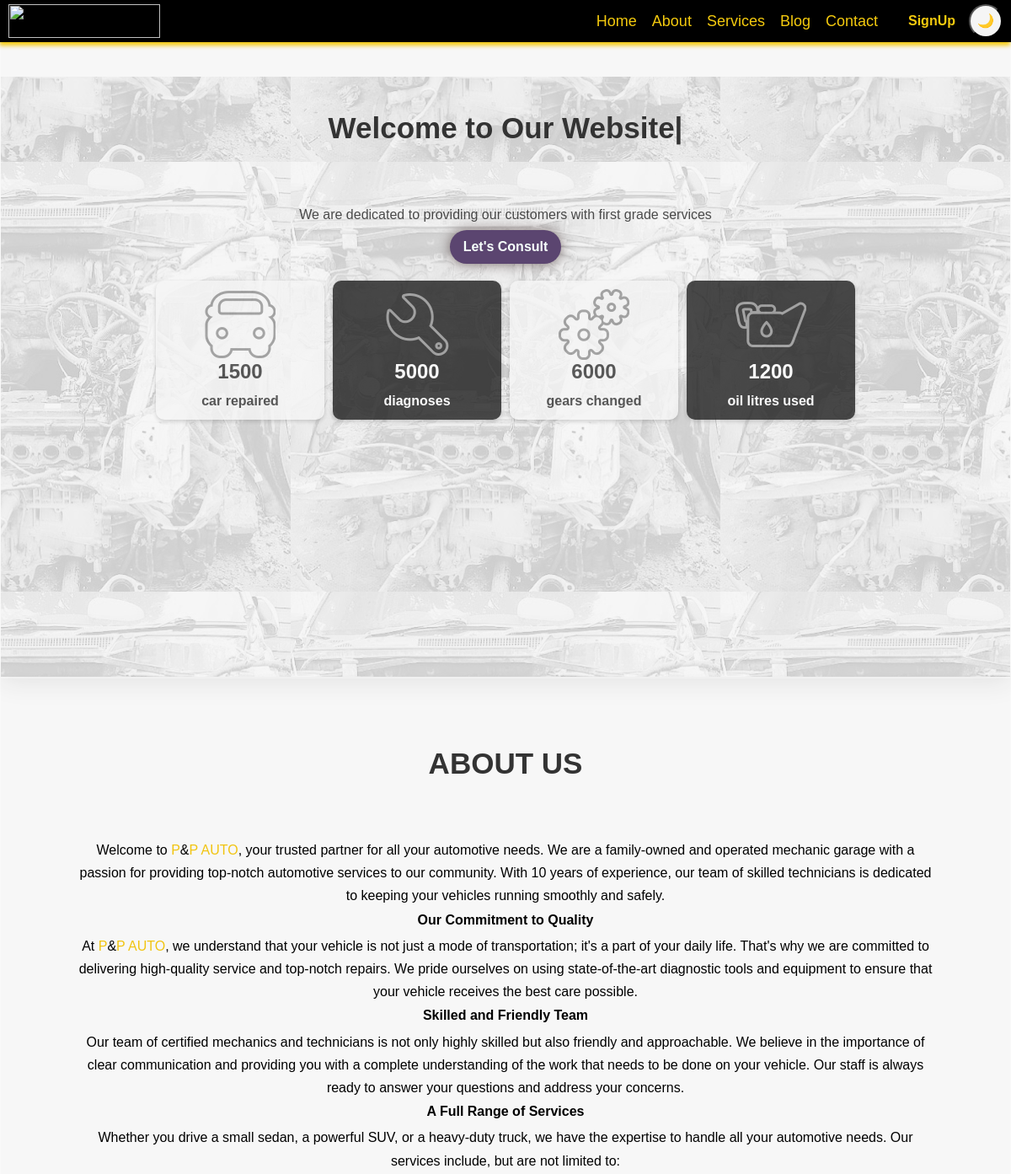
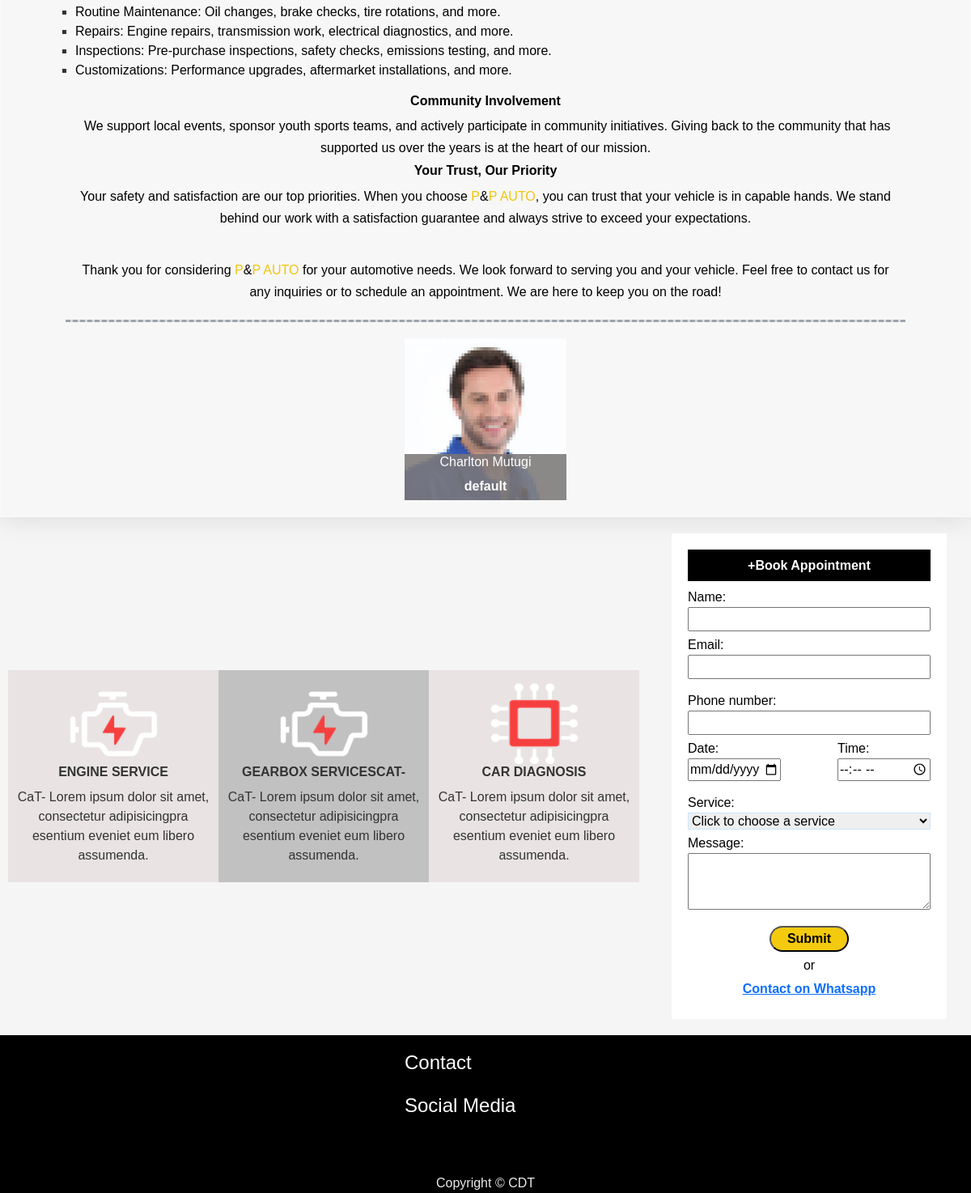
The page / on the database its author committed (2 pictures, top to bottom).
### main/models/models.py (models this page shows, shortened)
class HomePage(models.Model):
    heading = models.CharField(default=hpage_heading, max_length=100, null=False)
    body = models.TextField(default=hpage_desc,
                            max_length=600, null=True, blank=True)

### main/models/aboutP_M.py (models this page shows, shortened)
class AboutPage(models.Model):
    heading = models.CharField(default='default', max_length=100, null=False)
    body = HTMLField('Content')

class AboutList(models.Model):
    user =  models.ForeignKey(User, on_delete=models.CASCADE, null=True)
    title = models.CharField(default='default', max_length=100, null=False)
    image = models.ImageField(upload_to='about_images',blank=False, null=False)
    desc =  models.TextField(default=desc, max_length=600, null=False)
    def user_full_name(self):
        if self.user:
            return f"{self.user.first_name} {self.user.last_name}"
        return "P&P AUTO"

### services/models.py (models this page shows, shortened)
class ServiceCategory(models.Model):
    category_name = models.CharField(default='Engine services', max_length=200, null=False)
    cat_description = models.TextField(
        default='CaT- Lorem ipsum dolor sit amet, consectetur adipisicingpra esentium eveniet eum libero assumenda.',
        null=False
    )
    img_icon = models.ImageField(default='service_default.png', upload_to='services_Icons',null=True, blank=True)
    slug = models.SlugField(unique=True, blank=True)  # Add a slug field

### main/views.py (the view)
# urls.py: path('', main_index, name='main_index'),
def main_index(request):
    info = HomePage.objects.first()
    service_categories = ServiceCategory.objects.all()
    messages =''
    if request.method == 'POST':
        form1 = AppointmentForm1(request.POST)
        form2 = AppointmentForm2(request.POST)
        form3 = AppointmentForm3(request.POST)
        form4 = AppointmentForm4(request.POST)
        print('time and date')
        print(form1)
        if form1.is_valid() and form2.is_valid() and form3.is_valid() and form4.is_valid():
            appointment = Appointment(
                name=form1.cleaned_data['name'],
                email=form1.cleaned_data['email'],
                phone=form2.cleaned_data['phone'],
                date=form3.cleaned_data['date'],
                time=form3.cleaned_data['time'],
                service=form4.cleaned_data['service'],
                message=form4.cleaned_data['message']
            )
            appointment.save()
            print(appointment)
            messages = "Appointment was succefully booked, we will get back to you in due time"
            previous_url = request.META.get('HTTP_REFERER')
            return redirect(previous_url)
    else:
        form1 = AppointmentForm1()
        form2 = AppointmentForm2()
        form3 = AppointmentForm3()
        form4 = AppointmentForm4()
    about_display= AboutPage.objects.first()
    about_list = AboutList.objects.all()
    context = {
        'info': info,
        'service_categories': service_categories,
        'form1': form1,
        'form2': form2,
        'form3': form3,
        'form4': form4,
        'messages': messages,
        "user":request.user,
        'about': about_display,
        'about_list': about_list,
        }
    return render(request, 'home.html', context )

### services/forms.py
class AppointmentForm1(forms.ModelForm):
    class Meta:
        model = Appointment
        fields = ['name', 'email',]

class AppointmentForm2(forms.ModelForm):
    phone = PhoneNumberField(
            widget=PhoneNumberPrefixWidget(initial='KE', attrs={'class': 'p-no'})
        )
    class Meta:
        model = Appointment
        fields = ['phone',]

### templates/home.html (shortened to what this page needs)
{% extends 'base.html' %}
{% load static %}
{% block css %}
<link rel="stylesheet" href="{% static 'css/home_page.css' %}" type="text/css">
{% endblock css %}
{% block content %}
<section class=" description">
  <div id="description-page" class="description-page description--page">
      <div class="item2 des-p text-center container">
          <div>
            <h1 id="typewriter">
            </h1>
          </div>
          <div class="des-p-p home">
            <p>
               {{info.body}}
            </p>
          </div>
          <button class="text-center book-button" type="submit">Let's Consult</button>
      </div>
      <div class="frontP-cards">
        <div class="counter">
          <img src="{% static 'images/homepage_icons/icon-car.png' %}" class="counter-icon">
          <h3 class="counter-num">1500</h3>
          <small class="counter-label">car repaired</small>
        </div>
        <div class="counter">
          <img src="{% static 'images/homepage_icons/icon-wrench.png'%}" class="counter-icon">
          <h3 class="counter-num">5000</h3>
          <small class="counter-label">diagnoses</small>
        </div>
        <div class="counter">
          <img src="{% static 'images/homepage_icons/icon-gears.png'%}" class="counter-icon">
          <h3 class="counter-num">6000</h3>
          <small class="counter-label">gears changed</small>
        </div>
        <div class="counter last">
          <img src="{% static 'images/homepage_icons/icon-oil.png'%}" class="counter-icon">
          <h3 class="counter-num">1200</h3>
          <small class="counter-label">oil litres used</small>
        </div>
      </div>
  </div>
</section>
{% include 'home_page_includes/about.html' %}
{% include 'home_page_includes/services.html' %}
{% endblock content %}

### templates/home_page_includes/about.html (shortened to what this page needs)
{% load static %}
{% block css %}
<link rel="stylesheet" href="{% static 'css/description.css' %}" type="text/css">
<link rel="stylesheet" href="{% static 'css/about.css' %}" type="text/css">
{% endblock css %}
 <section class=" description" id="ABOUT">
    <div id="description-page"  class=" container-xxl">
        <div class="item2 des-p text-center container">
            <div style="color: var(--text-color);">
             <h1> {{about.heading}} </h1>
        </div>
            <div class="des-p-p">
              {{about.body|safe}}
        </div>
        </div>
        <div class="dev text-center">
        <h2 ><hr style="margin: 0.5rem 0; border-top: 3px dashed black; background: none;"> </h2>
      </div>
      {% if  about_list %}
        <div class=" about-list">
          {% for item in about_list %}
          <div class="about--list">
            <img src="{{item.image.url}}" width="200" height="200" alt="">
            <div class="bottom-name">
              <h3>{{ item.user_full_name }}</h3>
              <p>{{item.title}}</p>
            </div>
          </div>
          {% endfor%}
        </div>
      {% endif %}
    </div>
  </section>

### templates/home_page_includes/services.html (shortened to what this page needs)
{% load static %}
{% block css %}
<link rel="stylesheet" href="{% static 'css/services.css' %}" type="text/css">
{% endblock css %}
<section class="services " id="SERVICES">
    <div class="div1">
        {% for category in service_categories %}
        <div class="service--">
            <a href="{% url 'services_offered' slug=category.slug %}">
                <div class="service edit-icon-h">
                    <div>
                        <img src="{{category.img_icon.url}}" width="110" height="100" alt="Image">
                    </div>
                    <h2 class="title">
                        {{ category.category_name }}
                    </h2>
                    <p>
                        {{ category.cat_description }}
                    </p>
                </div>
            </a>
        </div>
        {% endfor %}
    </div>
    {% include 'services/appointments.html' %}
</section>

### static/css/theme.css (style rules this page uses)
[data-theme="light"] { --bg-color: #f5f5f5; --odd-bg-color:#e9e3e3; --even-bg-color:#c2c1c1; --text-color: #333; --inverted-bg-color: #1e1e1e; --inverted-text-color: #fff; --primary-color: #000; --accent-color: #f4ca0e; --accent-color-hover: #ffff00; --icon-bg-color:#e3d189; --icon-bg-color-hover:#d1ac15; --font-size: 16px; --line-height: 1.5; --border-radius: 4px; }

### static/css/style.css (style rules this page uses)
body { font-family: Arial, sans-serif; background-color: var(--bg-color) ; color: var(--text-color) ; transition: background-color 0.3s, color 0.3s; --header-height: 50px; --footer-height: 22px; margin: var(--header-height) 0 var(--footer-height) 0; }
.book-button { background-color: var(--accent-color); color: rgb(44, 42, 42); border: none; padding: 0.5rem 1rem; cursor: pointer; }

### static/css/top-footer.css (style rules this page uses)
ul { padding-left: 0; }

### static/css/home_page.css (style rules this page uses)
.description { box-shadow: 0 4px 30px rgba(0, 0, 0, 0.1); border: 1px solid rgba(255, 255, 255, 0.27); position: initial; }
.des-p { display: block; align-items: center; margin:0 auto; padding-top: 0px; }
.des-p h1 { color: var(--text-color); height: 120px; font-size: 20px !important; font-weight: bold; padding-top: 40px; margin-bottom: 30px; }
.des-p p { color: var(--text-color); font-size: 19px; font-weight: 600; line-height: 1.7em; letter-spacing: 0; }
.des-p button { color: rgb(44, 42, 42); background: var(--accent-color); border-radius: 30px; box-shadow: 0 0 15px rgba(52, 30, 30, 0.6); font-weight: 600; }
.frontP-cards { display: grid; grid-template-columns: repeat(auto-fit, 200px); gap:10px; justify-content: center; grid-auto-flow: dense; padding-top: 20px; position: relative; }
.counter { background-color: var(--bg-color); color: var(--text-color); opacity: 0.8; display: flex; flex-direction: column; align-items: center; padding: 10px 20px; border-radius: 10px; box-sizing: border-box; height: fit-content; font-weight: 600; box-shadow: 0 2px 5px rgba(0, 0, 0, 0.2); }
.frontP-cards .counter:nth-child(even) { background-color: var(--inverted-bg-color); color: var(--inverted-text-color); }
.counter .counter-num { font-size: 150% !important; font-weight: 700 ; }
@media (min-width: 768px) { .des-p h1 { font-size: 35px !important; } }
@media (min-width: 768px) { #description-page { padding-left: 80px; padding-right: 80px; } }
@media (min-width: 768px) { .des-p-p { padding-left: 90px; padding-right: 90px; } }

### static/css/description.css (style rules this page uses)
.description { background: rgba(255, 255, 255, 0.15); box-shadow: 0 4px 30px rgba(0, 0, 0, 0.1); border: 1px solid rgba(255, 255, 255, 0.27); }
.des-p { display: block; align-items: center; margin:0 auto; padding-top: 0px; }
.des-p h1 { font-size: 60px; font-weight: bold; margin-top: 40px; margin-bottom: 30px; }
.des-p p { color: #000000B0; font-size: 19px; font-weight: 300; line-height: 1.7em; letter-spacing: 0; }
.des-p button { color: rgb(246, 255, 252); background-color: rgb(91, 69, 112); border-radius: 30px; box-shadow: 0 0 15px rgba(52, 30, 30, 0.6); }
@media (min-width: 992px) { #description-page { padding-left: 80px; padding-right: 80px; } }
@media (min-width: 992px) { .des-p-p { padding-left: 90px; padding-right: 90px; } }

### static/css/about.css (style rules this page uses)
.description { background: rgba(255, 255, 255, 0.15); box-shadow: 0 4px 30px rgba(0, 0, 0, 0.1); border: 1px solid rgba(255, 255, 255, 0.27); }
.des-p { display: block; align-items: center; margin:0 auto; padding-top: 0px; }
.des-p h1 { font-size: 30px; font-weight: bold; margin-top: 40px; margin-bottom: 30px; }
.des-p p { color: #000000B0; font-size: 19px; font-weight: 300; line-height: 1.7em; letter-spacing: 0; }
.dev { background-color: #d6dbe3; margin-top: 20px; border-radius: 20px; }
.about-list { display: grid; grid-template-columns: repeat(auto-fit, 200px); grid-gap:10px; margin-top: 20px; margin-bottom: 20px; justify-content: center; grid-auto-flow: dense; }
.about--list { position: relative; display: flex; flex-direction: column; align-items: center; width: fit-content; }
.bottom-name { position: absolute; bottom: 0; background: #7b7777de; width: 100%; text-align: center; color: white; font-weight: 600; }
@media (min-width: 992px) { .des-p h1 { font-size: 60px; } }
@media (min-width: 992px) { #description-page { padding-left: 80px; padding-right: 80px; } }
@media (min-width: 992px) { .des-p-p { padding-left: 90px; padding-right: 90px; } }

### templates/home_page_includes/about.html (style rules this page uses)
.des-p-p { padding: 0 !important; }
.theme-text ul li { list-style-type: square; }

### templates/home_page_includes/services.html (style rules this page uses)
.service-- a { text-decoration:none; }

### rows shown on the page
HomePage: body "We are dedicated to providing our customers with first grade services"
AboutPage: heading "ABOUT US", body "Welcome to P & P AUTO , your trusted partner for all your automotive needs. We are a family-owned and operated mechanic garage with a passion for providing top-notch automotive services to our community. With 10 years of experience, our team of skilled technicians is dedicated to keeping your vehicles running smoothly and safely. Our Commitment to Quality At P & P AUTO , we understand that your vehicle is not just a mode of transportation; it's a part of your daily life. That's why we are committed to delivering high-quality service and top-notch repairs. We pride ourselves on using state-of-the-art diagnostic tools and equipment to ensure that your vehicle receives the best care possible.…"
AboutList: image (picture), user_full_name "Charlton Mutugi", title "default"
ServiceCategory: img_icon (placeholder picture), category_name "ENGINE SERVICE", cat_description "CaT- Lorem ipsum dolor sit amet, consectetur adipisicingpra esentium eveniet eum libero assumenda."
ServiceCategory: img_icon (placeholder picture), category_name "GEARBOX SERVICESCAT-", cat_description "CaT- Lorem ipsum dolor sit amet, consectetur adipisicingpra esentium eveniet eum libero assumenda."
ServiceCategory: img_icon (picture), category_name "CAR DIAGNOSIS", cat_description "CaT- Lorem ipsum dolor sit amet, consectetur adipisicingpra esentium eveniet eum libero assumenda."
